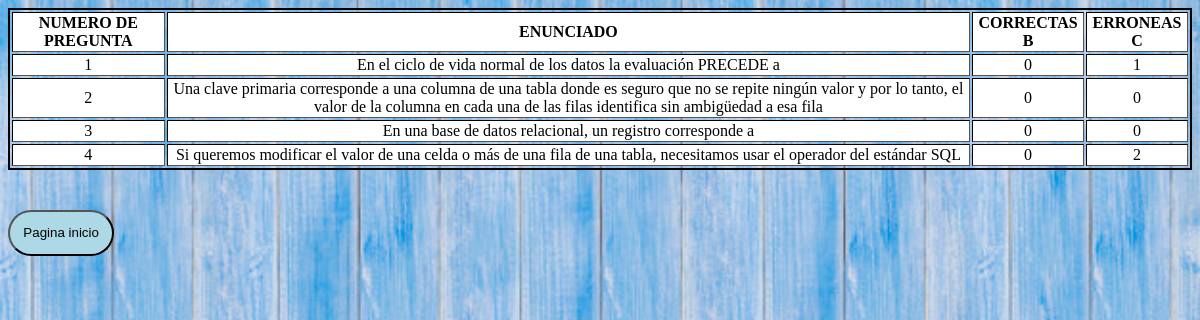
The page /porcentaje.php on the database its author committed.
### tables this page shows
CREATE TABLE `preguntas` (
  `id_enunciado` int(11) NOT NULL,
  `enunciado` text NOT NULL,
  `respuesta_a` varchar(100) NOT NULL,
  `respuesta_b` varchar(100) NOT NULL,
  `respuesta_c` varchar(100) NOT NULL,
  `respuesta_d` varchar(100) NOT NULL,
  `valida` int(11) NOT NULL,
  `correctas` int(11) NOT NULL,
  `incorrectas` int(11) NOT NULL,
  `etiquetas` varchar(100) NOT NULL
);

### porcentaje.php (the view, shortened to what this page needs)
<!DOCTYPE html>
<html lang="en">
<head>
</head>
<body>
<?php
$conexion = mysqli_connect( MYSQL_SERVER,MYSQL_USER,MYSQL_PASSWORD ) or die ("No se ha podido conectar al servidor de Base de datos");
$consulta = "SELECT id_enunciado, enunciado, correctas, incorrectas FROM preguntas";
$resultado = mysqli_query( $conexion, $consulta ) or die ( "Algo ha ido mal en la consulta a la base de datos");
?>
<div>
<?php
echo "<table border=2px>";
echo "<tr>";
echo "<th>NUMERO DE PREGUNTA</th>";
echo "<th>ENUNCIADO</th>";
echo "<th>CORRECTAS B</th>";
echo "<th>ERRONEAS C</th>";
echo "</tr>";
$i=1;
while ($columna = mysqli_fetch_array( $resultado ))
{
		echo '<tr>' ."<td>".$i."</td><td>" . $columna['enunciado'] . "</td><td>" . $columna['correctas'] . "</td><td>" . $columna['incorrectas'] . "</td>";
	echo "</tr>";
	$i++;
}
echo "</table>";
?>
<input type="button" value="Pagina inicio" onclick="window.location = 'index.php'">
</div>
</body>
</html>

### porcentaje.php (style rules this page uses)
table { border: 2px solid black; }
tr { background: white; }
td { text-align: center; }
body { display:flex; justify-content: center; background: url(imagenes/fondotabla.jpg); background-size: cover; background-repeat: no-repeat; background-attachment : fixed; background-position : center; }
input { margin-top: 3em; padding: 1em; text-align: center; background: lightblue; border-radius: 2em; }

### rows shown on the page
preguntas: enunciado "En el ciclo de vida normal de los datos la evaluación PRECEDE a", correctas "0", incorrectas "1"
preguntas: enunciado "Una clave primaria corresponde a una columna de una tabla donde es seguro que no se repite ningún valor y por lo tanto, el valor de la columna en cada una de las filas identifica sin ambigüedad a esa fila", correctas "0", incorrectas "0"
preguntas: enunciado "En una base de datos relacional, un registro corresponde a", correctas "0", incorrectas "0"
preguntas: enunciado "Si queremos modificar el valor de una celda o más de una fila de una tabla, necesitamos usar el operador del estándar SQL", correctas "0", incorrectas "2"
